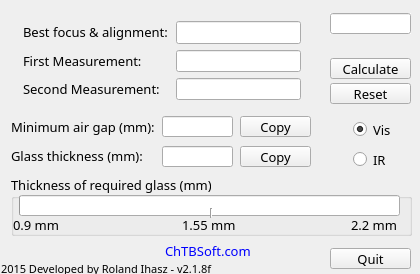
<?xml version="1.0" encoding="UTF-8"?>
<ui version="4.0">
 <class>MainWindow</class>
 <widget class="QMainWindow" name="MainWindow">
  <property name="enabled">
   <bool>true</bool>
  </property>
  <property name="geometry">
   <rect>
    <x>0</x>
    <y>0</y>
    <width>420</width>
    <height>274</height>
   </rect>
  </property>
  <property name="sizePolicy">
   <sizepolicy hsizetype="Fixed" vsizetype="Fixed">
    <horstretch>0</horstretch>
    <verstretch>0</verstretch>
   </sizepolicy>
  </property>
  <property name="minimumSize">
   <size>
    <width>420</width>
    <height>274</height>
   </size>
  </property>
  <property name="maximumSize">
   <size>
    <width>420</width>
    <height>274</height>
   </size>
  </property>
  <property name="font">
   <font>
    <family>Arial</family>
    <pointsize>9</pointsize>
    <weight>50</weight>
    <bold>false</bold>
    <kerning>true</kerning>
   </font>
  </property>
  <property name="windowTitle">
   <string>ChTBSoft Thickness Measuring Tool</string>
  </property>
  <property name="autoFillBackground">
   <bool>false</bool>
  </property>
  <property name="locale">
   <locale language="English" country="UnitedStates"/>
  </property>
  <widget class="QWidget" name="centralWidget">
   <widget class="QLabel" name="label">
    <property name="geometry">
     <rect>
      <x>1</x>
      <y>261</y>
      <width>271</width>
      <height>16</height>
     </rect>
    </property>
    <property name="sizePolicy">
     <sizepolicy hsizetype="Fixed" vsizetype="Fixed">
      <horstretch>0</horstretch>
      <verstretch>0</verstretch>
     </sizepolicy>
    </property>
    <property name="font">
     <font>
      <family>Sans Serif</family>
      <pointsize>8</pointsize>
      <italic>false</italic>
      <stylestrategy>PreferAntialias</stylestrategy>
     </font>
    </property>
    <property name="acceptDrops">
     <bool>true</bool>
    </property>
    <property name="inputMethodHints">
     <set>Qt::ImhNone</set>
    </property>
    <property name="text">
     <string>2015 Developed by Roland Ihasz - v2.1.8f</string>
    </property>
    <property name="scaledContents">
     <bool>true</bool>
    </property>
    <property name="wordWrap">
     <bool>false</bool>
    </property>
    <property name="openExternalLinks">
     <bool>true</bool>
    </property>
    <property name="textInteractionFlags">
     <set>Qt::TextBrowserInteraction</set>
    </property>
   </widget>
   <widget class="QPushButton" name="pushButton">
    <property name="geometry">
     <rect>
      <x>330</x>
      <y>248</y>
      <width>81</width>
      <height>21</height>
     </rect>
    </property>
    <property name="sizePolicy">
     <sizepolicy hsizetype="Fixed" vsizetype="Fixed">
      <horstretch>0</horstretch>
      <verstretch>0</verstretch>
     </sizepolicy>
    </property>
    <property name="font">
     <font>
      <family>Sans Serif</family>
      <pointsize>10</pointsize>
      <italic>false</italic>
      <stylestrategy>PreferAntialias</stylestrategy>
     </font>
    </property>
    <property name="cursor">
     <cursorShape>PointingHandCursor</cursorShape>
    </property>
    <property name="acceptDrops">
     <bool>true</bool>
    </property>
    <property name="text">
     <string>Quit</string>
    </property>
   </widget>
   <widget class="QPushButton" name="pushButton_2">
    <property name="geometry">
     <rect>
      <x>330</x>
      <y>58</y>
      <width>81</width>
      <height>21</height>
     </rect>
    </property>
    <property name="sizePolicy">
     <sizepolicy hsizetype="Fixed" vsizetype="Fixed">
      <horstretch>0</horstretch>
      <verstretch>0</verstretch>
     </sizepolicy>
    </property>
    <property name="font">
     <font>
      <family>Sans Serif</family>
      <pointsize>10</pointsize>
      <italic>false</italic>
      <stylestrategy>PreferAntialias</stylestrategy>
     </font>
    </property>
    <property name="cursor">
     <cursorShape>PointingHandCursor</cursorShape>
    </property>
    <property name="acceptDrops">
     <bool>true</bool>
    </property>
    <property name="toolTip">
     <string comment="Min: 0.9 mm , Max: 2.2 mm" extracomment="Min: 0.9 mm , Max: 2.2 mm"/>
    </property>
    <property name="toolTipDuration">
     <number>10</number>
    </property>
    <property name="text">
     <string>Calculate</string>
    </property>
   </widget>
   <widget class="QPushButton" name="pushButton_3">
    <property name="geometry">
     <rect>
      <x>330</x>
      <y>83</y>
      <width>81</width>
      <height>21</height>
     </rect>
    </property>
    <property name="sizePolicy">
     <sizepolicy hsizetype="Fixed" vsizetype="Fixed">
      <horstretch>0</horstretch>
      <verstretch>0</verstretch>
     </sizepolicy>
    </property>
    <property name="font">
     <font>
      <family>Sans Serif</family>
      <pointsize>10</pointsize>
      <italic>false</italic>
      <stylestrategy>PreferAntialias</stylestrategy>
     </font>
    </property>
    <property name="cursor">
     <cursorShape>PointingHandCursor</cursorShape>
    </property>
    <property name="acceptDrops">
     <bool>true</bool>
    </property>
    <property name="text">
     <string>Reset</string>
    </property>
   </widget>
   <widget class="QGroupBox" name="groupBox">
    <property name="geometry">
     <rect>
      <x>11</x>
      <y>175</y>
      <width>401</width>
      <height>61</height>
     </rect>
    </property>
    <property name="sizePolicy">
     <sizepolicy hsizetype="Fixed" vsizetype="Fixed">
      <horstretch>0</horstretch>
      <verstretch>0</verstretch>
     </sizepolicy>
    </property>
    <property name="font">
     <font>
      <family>Sans Serif</family>
      <pointsize>10</pointsize>
      <italic>false</italic>
      <stylestrategy>PreferAntialias</stylestrategy>
     </font>
    </property>
    <property name="acceptDrops">
     <bool>true</bool>
    </property>
    <property name="toolTip">
     <string/>
    </property>
    <property name="toolTipDuration">
     <number>-1</number>
    </property>
    <property name="title">
     <string>Thickness of required glass (mm):</string>
    </property>
    <widget class="QLabel" name="label_7">
     <property name="geometry">
      <rect>
       <x>2</x>
       <y>42</y>
       <width>59</width>
       <height>16</height>
      </rect>
     </property>
     <property name="sizePolicy">
      <sizepolicy hsizetype="Fixed" vsizetype="Fixed">
       <horstretch>0</horstretch>
       <verstretch>0</verstretch>
      </sizepolicy>
     </property>
     <property name="font">
      <font>
       <family>Sans Serif</family>
       <pointsize>10</pointsize>
       <italic>false</italic>
       <stylestrategy>PreferAntialias</stylestrategy>
      </font>
     </property>
     <property name="acceptDrops">
      <bool>true</bool>
     </property>
     <property name="text">
      <string>0.9 mm</string>
     </property>
     <property name="scaledContents">
      <bool>true</bool>
     </property>
     <property name="wordWrap">
      <bool>false</bool>
     </property>
    </widget>
    <widget class="QLabel" name="label_8">
     <property name="geometry">
      <rect>
       <x>340</x>
       <y>42</y>
       <width>51</width>
       <height>16</height>
      </rect>
     </property>
     <property name="sizePolicy">
      <sizepolicy hsizetype="Fixed" vsizetype="Fixed">
       <horstretch>0</horstretch>
       <verstretch>0</verstretch>
      </sizepolicy>
     </property>
     <property name="font">
      <font>
       <family>Sans Serif</family>
       <pointsize>10</pointsize>
       <italic>false</italic>
       <stylestrategy>PreferAntialias</stylestrategy>
      </font>
     </property>
     <property name="acceptDrops">
      <bool>true</bool>
     </property>
     <property name="text">
      <string>2.2 mm</string>
     </property>
     <property name="scaledContents">
      <bool>true</bool>
     </property>
     <property name="wordWrap">
      <bool>false</bool>
     </property>
    </widget>
    <widget class="QProgressBar" name="progressBar">
     <property name="geometry">
      <rect>
       <x>8</x>
       <y>20</y>
       <width>381</width>
       <height>21</height>
      </rect>
     </property>
     <property name="sizePolicy">
      <sizepolicy hsizetype="Fixed" vsizetype="Fixed">
       <horstretch>0</horstretch>
       <verstretch>0</verstretch>
      </sizepolicy>
     </property>
     <property name="font">
      <font>
       <family>Sans Serif</family>
       <pointsize>10</pointsize>
       <italic>false</italic>
       <stylestrategy>PreferAntialias</stylestrategy>
      </font>
     </property>
     <property name="acceptDrops">
      <bool>true</bool>
     </property>
     <property name="autoFillBackground">
      <bool>false</bool>
     </property>
     <property name="minimum">
      <number>89</number>
     </property>
     <property name="maximum">
      <number>219</number>
     </property>
     <property name="value">
      <number>89</number>
     </property>
     <property name="textVisible">
      <bool>true</bool>
     </property>
     <property name="invertedAppearance">
      <bool>false</bool>
     </property>
     <property name="textDirection">
      <enum>QProgressBar::TopToBottom</enum>
     </property>
     <property name="format">
      <string/>
     </property>
    </widget>
    <widget class="Line" name="line">
     <property name="geometry">
      <rect>
       <x>190</x>
       <y>33</y>
       <width>20</width>
       <height>10</height>
      </rect>
     </property>
     <property name="sizePolicy">
      <sizepolicy hsizetype="Fixed" vsizetype="Fixed">
       <horstretch>0</horstretch>
       <verstretch>0</verstretch>
      </sizepolicy>
     </property>
     <property name="font">
      <font>
       <family>Sans Serif</family>
       <pointsize>10</pointsize>
       <italic>false</italic>
       <stylestrategy>PreferAntialias</stylestrategy>
      </font>
     </property>
     <property name="acceptDrops">
      <bool>true</bool>
     </property>
     <property name="orientation">
      <enum>Qt::Vertical</enum>
     </property>
    </widget>
   </widget>
   <widget class="QLabel" name="label_5">
    <property name="geometry">
     <rect>
      <x>11</x>
      <y>116</y>
      <width>151</width>
      <height>21</height>
     </rect>
    </property>
    <property name="sizePolicy">
     <sizepolicy hsizetype="Fixed" vsizetype="Fixed">
      <horstretch>0</horstretch>
      <verstretch>0</verstretch>
     </sizepolicy>
    </property>
    <property name="font">
     <font>
      <family>Sans Serif</family>
      <pointsize>10</pointsize>
      <italic>false</italic>
      <stylestrategy>PreferAntialias</stylestrategy>
     </font>
    </property>
    <property name="acceptDrops">
     <bool>true</bool>
    </property>
    <property name="text">
     <string>Minimum air gap (mm):</string>
    </property>
    <property name="scaledContents">
     <bool>true</bool>
    </property>
    <property name="wordWrap">
     <bool>false</bool>
    </property>
   </widget>
   <widget class="QLabel" name="label_6">
    <property name="geometry">
     <rect>
      <x>11</x>
      <y>145</y>
      <width>141</width>
      <height>21</height>
     </rect>
    </property>
    <property name="sizePolicy">
     <sizepolicy hsizetype="Fixed" vsizetype="Fixed">
      <horstretch>0</horstretch>
      <verstretch>0</verstretch>
     </sizepolicy>
    </property>
    <property name="font">
     <font>
      <family>Sans Serif</family>
      <pointsize>10</pointsize>
      <italic>false</italic>
      <stylestrategy>PreferAntialias</stylestrategy>
     </font>
    </property>
    <property name="acceptDrops">
     <bool>true</bool>
    </property>
    <property name="text">
     <string>Glass thickness (mm):</string>
    </property>
    <property name="scaledContents">
     <bool>true</bool>
    </property>
    <property name="wordWrap">
     <bool>false</bool>
    </property>
   </widget>
   <widget class="QLineEdit" name="lineEdit_4">
    <property name="geometry">
     <rect>
      <x>162</x>
      <y>116</y>
      <width>71</width>
      <height>21</height>
     </rect>
    </property>
    <property name="sizePolicy">
     <sizepolicy hsizetype="Fixed" vsizetype="Fixed">
      <horstretch>0</horstretch>
      <verstretch>0</verstretch>
     </sizepolicy>
    </property>
    <property name="font">
     <font>
      <family>Sans Serif</family>
      <pointsize>10</pointsize>
      <italic>false</italic>
      <stylestrategy>PreferAntialias</stylestrategy>
     </font>
    </property>
    <property name="acceptDrops">
     <bool>true</bool>
    </property>
    <property name="alignment">
     <set>Qt::AlignCenter</set>
    </property>
    <property name="readOnly">
     <bool>true</bool>
    </property>
   </widget>
   <widget class="QLineEdit" name="lineEdit_5">
    <property name="geometry">
     <rect>
      <x>162</x>
      <y>146</y>
      <width>71</width>
      <height>21</height>
     </rect>
    </property>
    <property name="sizePolicy">
     <sizepolicy hsizetype="Fixed" vsizetype="Fixed">
      <horstretch>0</horstretch>
      <verstretch>0</verstretch>
     </sizepolicy>
    </property>
    <property name="font">
     <font>
      <family>Sans Serif</family>
      <pointsize>10</pointsize>
      <italic>false</italic>
      <stylestrategy>PreferAntialias</stylestrategy>
     </font>
    </property>
    <property name="acceptDrops">
     <bool>true</bool>
    </property>
    <property name="alignment">
     <set>Qt::AlignCenter</set>
    </property>
    <property name="readOnly">
     <bool>true</bool>
    </property>
   </widget>
   <widget class="QWidget" name="layoutWidget">
    <property name="geometry">
     <rect>
      <x>10</x>
      <y>10</y>
      <width>306</width>
      <height>101</height>
     </rect>
    </property>
    <property name="sizePolicy">
     <sizepolicy hsizetype="Fixed" vsizetype="Fixed">
      <horstretch>0</horstretch>
      <verstretch>0</verstretch>
     </sizepolicy>
    </property>
    <property name="font">
     <font>
      <family>Sans Serif</family>
      <pointsize>10</pointsize>
      <italic>false</italic>
      <stylestrategy>PreferAntialias</stylestrategy>
     </font>
    </property>
    <property name="acceptDrops">
     <bool>true</bool>
    </property>
    <layout class="QGridLayout" name="gridLayout">
     <item row="0" column="0">
      <widget class="QLabel" name="label_2">
       <property name="sizePolicy">
        <sizepolicy hsizetype="Fixed" vsizetype="Fixed">
         <horstretch>0</horstretch>
         <verstretch>0</verstretch>
        </sizepolicy>
       </property>
       <property name="font">
        <font>
         <family>Sans Serif</family>
         <pointsize>10</pointsize>
         <italic>false</italic>
         <stylestrategy>PreferAntialias</stylestrategy>
        </font>
       </property>
       <property name="acceptDrops">
        <bool>true</bool>
       </property>
       <property name="text">
        <string>Best focus &amp; alignment:</string>
       </property>
       <property name="scaledContents">
        <bool>true</bool>
       </property>
       <property name="wordWrap">
        <bool>false</bool>
       </property>
      </widget>
     </item>
     <item row="0" column="1">
      <widget class="QLineEdit" name="lineEdit">
       <property name="sizePolicy">
        <sizepolicy hsizetype="Fixed" vsizetype="Fixed">
         <horstretch>0</horstretch>
         <verstretch>0</verstretch>
        </sizepolicy>
       </property>
       <property name="font">
        <font>
         <family>Sans Serif</family>
         <pointsize>10</pointsize>
         <italic>false</italic>
         <stylestrategy>PreferAntialias</stylestrategy>
        </font>
       </property>
       <property name="acceptDrops">
        <bool>true</bool>
       </property>
       <property name="alignment">
        <set>Qt::AlignRight|Qt::AlignTrailing|Qt::AlignVCenter</set>
       </property>
      </widget>
     </item>
     <item row="1" column="0">
      <widget class="QLabel" name="label_3">
       <property name="sizePolicy">
        <sizepolicy hsizetype="Fixed" vsizetype="Fixed">
         <horstretch>0</horstretch>
         <verstretch>0</verstretch>
        </sizepolicy>
       </property>
       <property name="font">
        <font>
         <family>Sans Serif</family>
         <pointsize>10</pointsize>
         <italic>false</italic>
         <stylestrategy>PreferAntialias</stylestrategy>
        </font>
       </property>
       <property name="acceptDrops">
        <bool>true</bool>
       </property>
       <property name="text">
        <string>First Measurement:</string>
       </property>
       <property name="scaledContents">
        <bool>true</bool>
       </property>
       <property name="wordWrap">
        <bool>false</bool>
       </property>
      </widget>
     </item>
     <item row="1" column="1">
      <widget class="QLineEdit" name="lineEdit_2">
       <property name="sizePolicy">
        <sizepolicy hsizetype="Fixed" vsizetype="Fixed">
         <horstretch>0</horstretch>
         <verstretch>0</verstretch>
        </sizepolicy>
       </property>
       <property name="font">
        <font>
         <family>Sans Serif</family>
         <pointsize>10</pointsize>
         <italic>false</italic>
         <stylestrategy>PreferAntialias</stylestrategy>
        </font>
       </property>
       <property name="acceptDrops">
        <bool>true</bool>
       </property>
       <property name="alignment">
        <set>Qt::AlignRight|Qt::AlignTrailing|Qt::AlignVCenter</set>
       </property>
      </widget>
     </item>
     <item row="2" column="0">
      <widget class="QLabel" name="label_4">
       <property name="sizePolicy">
        <sizepolicy hsizetype="Fixed" vsizetype="Fixed">
         <horstretch>0</horstretch>
         <verstretch>0</verstretch>
        </sizepolicy>
       </property>
       <property name="font">
        <font>
         <family>Sans Serif</family>
         <pointsize>10</pointsize>
         <italic>false</italic>
         <stylestrategy>PreferAntialias</stylestrategy>
        </font>
       </property>
       <property name="acceptDrops">
        <bool>true</bool>
       </property>
       <property name="text">
        <string>Second Measurement:</string>
       </property>
       <property name="scaledContents">
        <bool>true</bool>
       </property>
       <property name="wordWrap">
        <bool>false</bool>
       </property>
      </widget>
     </item>
     <item row="2" column="1">
      <widget class="QLineEdit" name="lineEdit_3">
       <property name="sizePolicy">
        <sizepolicy hsizetype="Fixed" vsizetype="Fixed">
         <horstretch>0</horstretch>
         <verstretch>0</verstretch>
        </sizepolicy>
       </property>
       <property name="font">
        <font>
         <family>Sans Serif</family>
         <pointsize>10</pointsize>
         <italic>false</italic>
         <stylestrategy>PreferAntialias</stylestrategy>
        </font>
       </property>
       <property name="acceptDrops">
        <bool>true</bool>
       </property>
       <property name="alignment">
        <set>Qt::AlignRight|Qt::AlignTrailing|Qt::AlignVCenter</set>
       </property>
      </widget>
     </item>
    </layout>
   </widget>
   <widget class="QLabel" name="label_9">
    <property name="geometry">
     <rect>
      <x>182</x>
      <y>220</y>
      <width>59</width>
      <height>10</height>
     </rect>
    </property>
    <property name="sizePolicy">
     <sizepolicy hsizetype="Fixed" vsizetype="Fixed">
      <horstretch>0</horstretch>
      <verstretch>0</verstretch>
     </sizepolicy>
    </property>
    <property name="font">
     <font>
      <family>Sans Serif</family>
      <pointsize>10</pointsize>
      <italic>false</italic>
      <stylestrategy>PreferAntialias</stylestrategy>
     </font>
    </property>
    <property name="acceptDrops">
     <bool>true</bool>
    </property>
    <property name="text">
     <string>1.55 mm</string>
    </property>
    <property name="scaledContents">
     <bool>true</bool>
    </property>
    <property name="wordWrap">
     <bool>false</bool>
    </property>
   </widget>
   <widget class="QPushButton" name="pushButton_4">
    <property name="geometry">
     <rect>
      <x>240</x>
      <y>146</y>
      <width>71</width>
      <height>21</height>
     </rect>
    </property>
    <property name="sizePolicy">
     <sizepolicy hsizetype="Fixed" vsizetype="Fixed">
      <horstretch>0</horstretch>
      <verstretch>0</verstretch>
     </sizepolicy>
    </property>
    <property name="font">
     <font>
      <family>Sans Serif</family>
      <pointsize>10</pointsize>
      <italic>false</italic>
      <stylestrategy>PreferAntialias</stylestrategy>
     </font>
    </property>
    <property name="cursor">
     <cursorShape>PointingHandCursor</cursorShape>
    </property>
    <property name="acceptDrops">
     <bool>true</bool>
    </property>
    <property name="text">
     <string>Copy</string>
    </property>
    <property name="iconSize">
     <size>
      <width>18</width>
      <height>18</height>
     </size>
    </property>
    <property name="shortcut">
     <string notr="true"/>
    </property>
    <property name="autoDefault">
     <bool>false</bool>
    </property>
    <property name="default">
     <bool>false</bool>
    </property>
    <property name="flat">
     <bool>false</bool>
    </property>
   </widget>
   <widget class="QPushButton" name="pushButton_5">
    <property name="geometry">
     <rect>
      <x>240</x>
      <y>116</y>
      <width>71</width>
      <height>21</height>
     </rect>
    </property>
    <property name="sizePolicy">
     <sizepolicy hsizetype="Fixed" vsizetype="Fixed">
      <horstretch>0</horstretch>
      <verstretch>0</verstretch>
     </sizepolicy>
    </property>
    <property name="font">
     <font>
      <family>Sans Serif</family>
      <pointsize>10</pointsize>
      <italic>false</italic>
      <stylestrategy>PreferAntialias</stylestrategy>
     </font>
    </property>
    <property name="cursor">
     <cursorShape>PointingHandCursor</cursorShape>
    </property>
    <property name="acceptDrops">
     <bool>true</bool>
    </property>
    <property name="text">
     <string>Copy</string>
    </property>
   </widget>
   <widget class="QRadioButton" name="radioButton">
    <property name="geometry">
     <rect>
      <x>353</x>
      <y>119</y>
      <width>41</width>
      <height>21</height>
     </rect>
    </property>
    <property name="sizePolicy">
     <sizepolicy hsizetype="Fixed" vsizetype="Fixed">
      <horstretch>0</horstretch>
      <verstretch>0</verstretch>
     </sizepolicy>
    </property>
    <property name="font">
     <font>
      <family>Sans Serif</family>
      <pointsize>10</pointsize>
      <italic>false</italic>
      <stylestrategy>PreferAntialias</stylestrategy>
     </font>
    </property>
    <property name="acceptDrops">
     <bool>true</bool>
    </property>
    <property name="text">
     <string>Vis</string>
    </property>
    <property name="checked">
     <bool>true</bool>
    </property>
   </widget>
   <widget class="QRadioButton" name="radioButton_2">
    <property name="geometry">
     <rect>
      <x>353</x>
      <y>149</y>
      <width>51</width>
      <height>21</height>
     </rect>
    </property>
    <property name="sizePolicy">
     <sizepolicy hsizetype="Fixed" vsizetype="Fixed">
      <horstretch>0</horstretch>
      <verstretch>0</verstretch>
     </sizepolicy>
    </property>
    <property name="font">
     <font>
      <family>Sans Serif</family>
      <pointsize>10</pointsize>
      <italic>false</italic>
      <stylestrategy>PreferAntialias</stylestrategy>
     </font>
    </property>
    <property name="acceptDrops">
     <bool>true</bool>
    </property>
    <property name="text">
     <string>IR</string>
    </property>
   </widget>
   <widget class="QLabel" name="label_10">
    <property name="geometry">
     <rect>
      <x>165</x>
      <y>242</y>
      <width>91</width>
      <height>16</height>
     </rect>
    </property>
    <property name="sizePolicy">
     <sizepolicy hsizetype="Fixed" vsizetype="Fixed">
      <horstretch>0</horstretch>
      <verstretch>0</verstretch>
     </sizepolicy>
    </property>
    <property name="font">
     <font>
      <family>Sans Serif</family>
      <pointsize>10</pointsize>
      <italic>false</italic>
      <stylestrategy>PreferAntialias</stylestrategy>
     </font>
    </property>
    <property name="acceptDrops">
     <bool>true</bool>
    </property>
    <property name="styleSheet">
     <string notr="true"/>
    </property>
    <property name="inputMethodHints">
     <set>Qt::ImhUrlCharactersOnly</set>
    </property>
    <property name="text">
     <string>&lt;html&gt;&lt;head/&gt;&lt;body&gt;&lt;p&gt;&lt;a href=&quot;https://chtbsoft.com&quot;&gt;&lt;span style=&quot; color:#0000ff;&quot;&gt;ChTBSoft.com&lt;/span&gt;&lt;/a&gt;&lt;/p&gt;&lt;/body&gt;&lt;/html&gt;</string>
    </property>
    <property name="scaledContents">
     <bool>true</bool>
    </property>
    <property name="wordWrap">
     <bool>false</bool>
    </property>
    <property name="openExternalLinks">
     <bool>true</bool>
    </property>
    <property name="textInteractionFlags">
     <set>Qt::TextBrowserInteraction</set>
    </property>
   </widget>
   <widget class="QLineEdit" name="lineEdit_6">
    <property name="geometry">
     <rect>
      <x>330</x>
      <y>13</y>
      <width>81</width>
      <height>21</height>
     </rect>
    </property>
    <property name="sizePolicy">
     <sizepolicy hsizetype="Fixed" vsizetype="Fixed">
      <horstretch>0</horstretch>
      <verstretch>2</verstretch>
     </sizepolicy>
    </property>
    <property name="font">
     <font>
      <family>Sans Serif</family>
      <pointsize>9</pointsize>
      <weight>50</weight>
      <italic>false</italic>
      <bold>false</bold>
      <stylestrategy>PreferAntialias</stylestrategy>
     </font>
    </property>
    <property name="acceptDrops">
     <bool>true</bool>
    </property>
    <property name="layoutDirection">
     <enum>Qt::LeftToRight</enum>
    </property>
    <property name="autoFillBackground">
     <bool>true</bool>
    </property>
    <property name="alignment">
     <set>Qt::AlignCenter</set>
    </property>
    <property name="dragEnabled">
     <bool>true</bool>
    </property>
    <property name="readOnly">
     <bool>true</bool>
    </property>
   </widget>
   <zorder>layoutWidget</zorder>
   <zorder>groupBox</zorder>
   <zorder>label</zorder>
   <zorder>label_5</zorder>
   <zorder>label_6</zorder>
   <zorder>lineEdit_4</zorder>
   <zorder>lineEdit_5</zorder>
   <zorder>label_9</zorder>
   <zorder>pushButton_4</zorder>
   <zorder>pushButton_5</zorder>
   <zorder>label_10</zorder>
   <zorder>pushButton_2</zorder>
   <zorder>pushButton_3</zorder>
   <zorder>pushButton</zorder>
   <zorder>radioButton_2</zorder>
   <zorder>radioButton</zorder>
   <zorder>lineEdit_6</zorder>
  </widget>
 </widget>
 <layoutdefault spacing="6" margin="11"/>
 <tabstops>
  <tabstop>lineEdit</tabstop>
  <tabstop>lineEdit_2</tabstop>
  <tabstop>lineEdit_3</tabstop>
  <tabstop>pushButton_2</tabstop>
  <tabstop>pushButton_3</tabstop>
  <tabstop>pushButton_5</tabstop>
  <tabstop>pushButton_4</tabstop>
  <tabstop>pushButton</tabstop>
  <tabstop>lineEdit_4</tabstop>
  <tabstop>lineEdit_5</tabstop>
  <tabstop>lineEdit_6</tabstop>
 </tabstops>
 <resources/>
 <connections/>
</ui>
